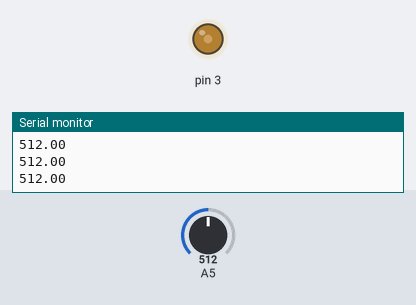
This sketch was run on a simulated Arduino Uno, built with avr-gcc and run on an emulated ATmega328P. Parts: output pins drawn as LEDs (lit = HIGH), the last lines printed to the serial monitor. Inputs (shaded band) come from the test bench; at power-on: A5 = 512.

Above: at 1.2 s.
1.3 s: A5 set to 716
At 1.9 s:
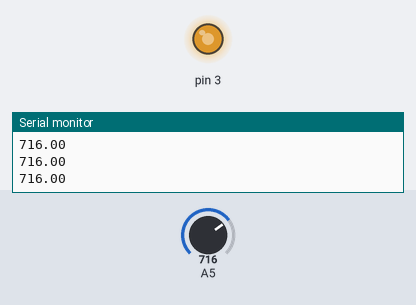
2.8 s: A5 set to 900
At 3.4 s:
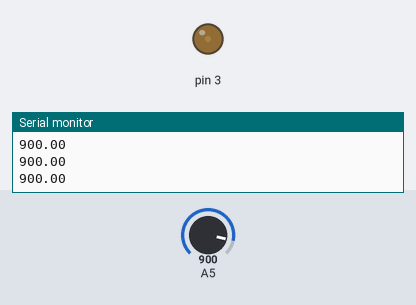
4.3 s: A5 set to 0
At 4.9 s:
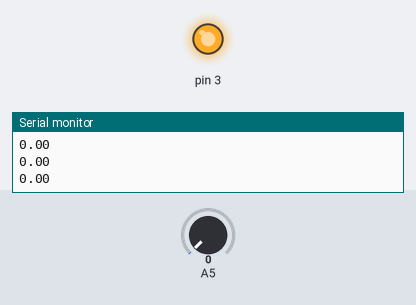
Timing chart, 0 to 7.3 s (numbered marks = the images above; inputs shaded):
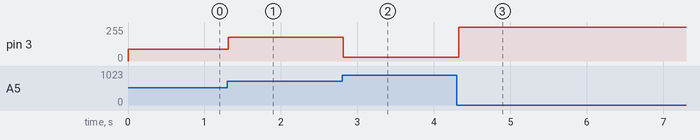

The sketch:

light-sensor.ino
```cpp
float lightIntensity = 0;

void setup()
{
  // Set pin modes
  pinMode(A5, INPUT);
  pinMode(3, OUTPUT);

  Serial.begin(9600);
}

void loop()
{
  // Read from light sensor
  lightIntensity = analogRead(A5);
  Serial.println(lightIntensity);

  // Map light sensor value to LED output
  analogWrite(3, 255.0 - (255.0 * (lightIntensity / 310.0)));

  // Wait 100 milliseconds
  delay(100);
}
```

Measured:
- after the input at 1.3 s, pin 3: 90/255 → 179/255 at once
- after the input at 2.8 s, pin 3: 179/255 → 27/255 at once
- after the input at 4.3 s, pin 3: 27/255 → 255/255 at once
